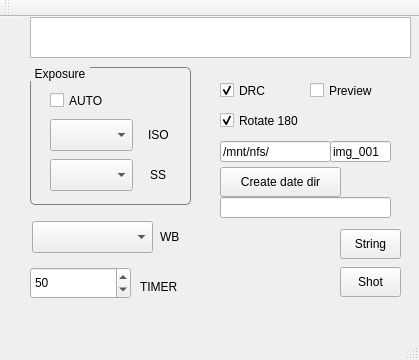
<?xml version="1.0" encoding="UTF-8"?>
<ui version="4.0">
 <class>Model_Main</class>
 <widget class="QMainWindow" name="Model_Main">
  <property name="geometry">
   <rect>
    <x>0</x>
    <y>0</y>
    <width>419</width>
    <height>360</height>
   </rect>
  </property>
  <property name="windowTitle">
   <string>TAPARAT</string>
  </property>
  <widget class="QWidget" name="centralWidget">
   <widget class="QPushButton" name="pushu">
    <property name="geometry">
     <rect>
      <x>340</x>
      <y>212</y>
      <width>61</width>
      <height>30</height>
     </rect>
    </property>
    <property name="toolTip">
     <string>&lt;html&gt;&lt;head/&gt;&lt;body&gt;&lt;p align=&quot;center&quot;&gt;Make shot&lt;/p&gt;&lt;p align=&quot;center&quot;&gt;params String&lt;/p&gt;&lt;/body&gt;&lt;/html&gt;</string>
    </property>
    <property name="text">
     <string>String</string>
    </property>
   </widget>
   <widget class="QTextEdit" name="textEdit">
    <property name="geometry">
     <rect>
      <x>30</x>
      <y>0</y>
      <width>381</width>
      <height>41</height>
     </rect>
    </property>
    <property name="font">
     <font>
      <family>PibotoLt</family>
      <pointsize>10</pointsize>
      <weight>50</weight>
      <italic>false</italic>
      <bold>false</bold>
     </font>
    </property>
    <property name="styleSheet">
     <string notr="true">font: 10pt &quot;PibotoLt&quot;;</string>
    </property>
   </widget>
   <widget class="QCheckBox" name="checkBoxRot">
    <property name="geometry">
     <rect>
      <x>220</x>
      <y>90</y>
      <width>151</width>
      <height>27</height>
     </rect>
    </property>
    <property name="text">
     <string>Rotate 180</string>
    </property>
    <property name="checked">
     <bool>true</bool>
    </property>
   </widget>
   <widget class="QComboBox" name="comboBox_WB">
    <property name="geometry">
     <rect>
      <x>32</x>
      <y>204</y>
      <width>121</width>
      <height>32</height>
     </rect>
    </property>
   </widget>
   <widget class="QLabel" name="label_4">
    <property name="geometry">
     <rect>
      <x>160</x>
      <y>210</y>
      <width>25</width>
      <height>20</height>
     </rect>
    </property>
    <property name="text">
     <string>WB</string>
    </property>
   </widget>
   <widget class="QCheckBox" name="checkBox_DRC">
    <property name="geometry">
     <rect>
      <x>220</x>
      <y>60</y>
      <width>71</width>
      <height>27</height>
     </rect>
    </property>
    <property name="text">
     <string>DRC</string>
    </property>
    <property name="checked">
     <bool>true</bool>
    </property>
   </widget>
   <widget class="QGroupBox" name="groupBox">
    <property name="geometry">
     <rect>
      <x>30</x>
      <y>50</y>
      <width>161</width>
      <height>138</height>
     </rect>
    </property>
    <property name="styleSheet">
     <string notr="true">QGroupBox {
        border: 1px solid gray;
        border-radius: 5px;
        margin-top: 0.5em;
    }

QGroupBox::title {
subcontrol-origin: margin;
padding:-2 3px;
}</string>
    </property>
    <property name="title">
     <string>Exposure</string>
    </property>
    <widget class="QLabel" name="label">
     <property name="geometry">
      <rect>
       <x>118</x>
       <y>58</y>
       <width>25</width>
       <height>20</height>
      </rect>
     </property>
     <property name="text">
      <string>ISO</string>
     </property>
    </widget>
    <widget class="QLabel" name="label_2">
     <property name="geometry">
      <rect>
       <x>120</x>
       <y>98</y>
       <width>25</width>
       <height>20</height>
      </rect>
     </property>
     <property name="text">
      <string>SS</string>
     </property>
    </widget>
    <widget class="QComboBox" name="comboBox_SS">
     <property name="geometry">
      <rect>
       <x>20</x>
       <y>92</y>
       <width>83</width>
       <height>32</height>
      </rect>
     </property>
    </widget>
    <widget class="QComboBox" name="comboBox_ISO">
     <property name="geometry">
      <rect>
       <x>20</x>
       <y>52</y>
       <width>83</width>
       <height>32</height>
      </rect>
     </property>
    </widget>
    <widget class="QCheckBox" name="checkBox_auto">
     <property name="geometry">
      <rect>
       <x>20</x>
       <y>20</y>
       <width>71</width>
       <height>27</height>
      </rect>
     </property>
     <property name="text">
      <string>AUTO</string>
     </property>
    </widget>
   </widget>
   <widget class="QLabel" name="label_5">
    <property name="geometry">
     <rect>
      <x>140</x>
      <y>260</y>
      <width>51</width>
      <height>20</height>
     </rect>
    </property>
    <property name="text">
     <string>TIMER</string>
    </property>
   </widget>
   <widget class="QSpinBox" name="spinBoxDelay">
    <property name="geometry">
     <rect>
      <x>30</x>
      <y>250</y>
      <width>101</width>
      <height>32</height>
     </rect>
    </property>
    <property name="minimum">
     <number>1</number>
    </property>
    <property name="maximum">
     <number>30000</number>
    </property>
    <property name="singleStep">
     <number>50</number>
    </property>
    <property name="value">
     <number>50</number>
    </property>
   </widget>
   <widget class="QLineEdit" name="LineFileName">
    <property name="geometry">
     <rect>
      <x>330</x>
      <y>124</y>
      <width>61</width>
      <height>21</height>
     </rect>
    </property>
    <property name="styleSheet">
     <string notr="true">font: 75  8pt &quot;PibotoLt&quot;;</string>
    </property>
    <property name="text">
     <string>img_001</string>
    </property>
   </widget>
   <widget class="QPushButton" name="ShotButton">
    <property name="geometry">
     <rect>
      <x>340</x>
      <y>250</y>
      <width>61</width>
      <height>30</height>
     </rect>
    </property>
    <property name="toolTip">
     <string>&lt;html&gt;&lt;head/&gt;&lt;body&gt;&lt;p align=&quot;center&quot;&gt;Make .py file&lt;/p&gt;&lt;p align=&quot;center&quot;&gt;on photo servers&lt;/p&gt;&lt;/body&gt;&lt;/html&gt;</string>
    </property>
    <property name="text">
     <string>Shot</string>
    </property>
   </widget>
   <widget class="QLineEdit" name="LinePath">
    <property name="geometry">
     <rect>
      <x>220</x>
      <y>124</y>
      <width>111</width>
      <height>21</height>
     </rect>
    </property>
    <property name="styleSheet">
     <string notr="true">font: 75 8pt &quot;PibotoLt&quot;;</string>
    </property>
    <property name="text">
     <string>/mnt/nfs/</string>
    </property>
   </widget>
   <widget class="QCheckBox" name="checkBox_Preview">
    <property name="geometry">
     <rect>
      <x>310</x>
      <y>60</y>
      <width>91</width>
      <height>27</height>
     </rect>
    </property>
    <property name="text">
     <string>Preview</string>
    </property>
    <property name="checked">
     <bool>false</bool>
    </property>
   </widget>
   <widget class="QPushButton" name="pushButton_py">
    <property name="geometry">
     <rect>
      <x>220</x>
      <y>150</y>
      <width>121</width>
      <height>30</height>
     </rect>
    </property>
    <property name="text">
     <string>Create date dir</string>
    </property>
   </widget>
   <widget class="QLineEdit" name="LineDate">
    <property name="geometry">
     <rect>
      <x>220</x>
      <y>180</y>
      <width>171</width>
      <height>21</height>
     </rect>
    </property>
    <property name="styleSheet">
     <string notr="true">font: 75 8pt &quot;PibotoLt&quot;;</string>
    </property>
    <property name="text">
     <string/>
    </property>
   </widget>
  </widget>
  <widget class="QMenuBar" name="menuBar">
   <property name="geometry">
    <rect>
     <x>0</x>
     <y>0</y>
     <width>419</width>
     <height>22</height>
    </rect>
   </property>
  </widget>
  <widget class="QToolBar" name="mainToolBar">
   <attribute name="toolBarArea">
    <enum>TopToolBarArea</enum>
   </attribute>
   <attribute name="toolBarBreak">
    <bool>false</bool>
   </attribute>
  </widget>
  <widget class="QStatusBar" name="statusBar"/>
 </widget>
 <layoutdefault spacing="6" margin="11"/>
 <resources/>
 <connections/>
</ui>
